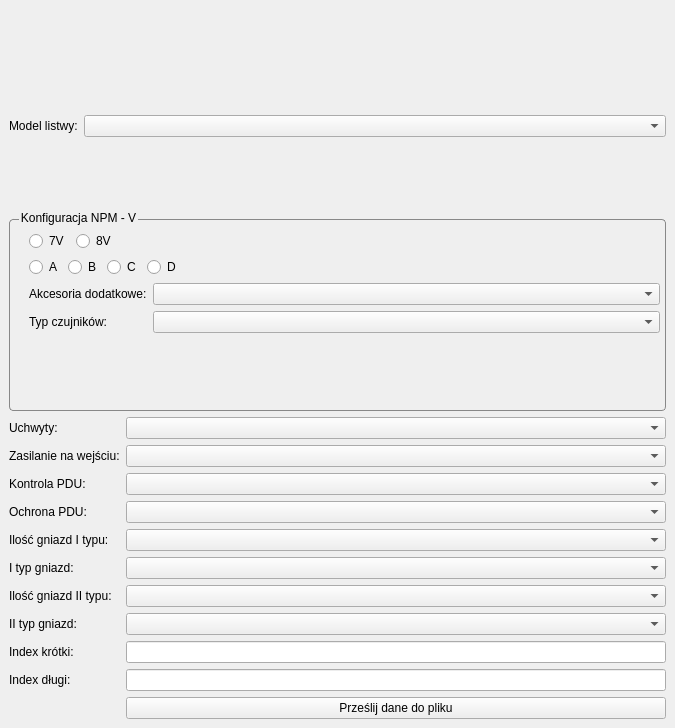
<?xml version="1.0" encoding="UTF-8"?>
<ui version="4.0">
 <class>MainWindow</class>
 <widget class="QMainWindow" name="MainWindow">
  <property name="geometry">
   <rect>
    <x>0</x>
    <y>0</y>
    <width>675</width>
    <height>728</height>
   </rect>
  </property>
  <property name="windowTitle">
   <string>MainWindow</string>
  </property>
  <property name="autoFillBackground">
   <bool>false</bool>
  </property>
  <widget class="QWidget" name="centralwidget">
   <property name="autoFillBackground">
    <bool>false</bool>
   </property>
   <layout class="QVBoxLayout" name="verticalLayout">
    <item>
     <widget class="QLabel" name="label_12">
      <property name="text">
       <string/>
      </property>
      <property name="pixmap">
       <pixmap>mariusz/logo2.png</pixmap>
      </property>
     </widget>
    </item>
    <item>
     <layout class="QFormLayout" name="formLayout_2">
      <property name="topMargin">
       <number>5</number>
      </property>
      <item row="0" column="0">
       <widget class="QLabel" name="model">
        <property name="text">
         <string>Model listwy:</string>
        </property>
       </widget>
      </item>
      <item row="0" column="1">
       <widget class="QComboBox" name="comboBox"/>
      </item>
     </layout>
    </item>
    <item>
     <widget class="QGroupBox" name="groupBox">
      <property name="minimumSize">
       <size>
        <width>0</width>
        <height>200</height>
       </size>
      </property>
      <property name="styleSheet">
       <string notr="true">QGroupBox
{
padding: 5px;
border: 1px solid rgb(136, 136, 136);
border-radius: 4px;
margin-top: 8px;
}
QGroupBox::title {
top: -8px;
left: 10px;
}
</string>
      </property>
      <property name="title">
       <string>Konfiguracja NPM - V</string>
      </property>
      <widget class="QWidget" name="verticalLayoutWidget">
       <property name="geometry">
        <rect>
         <x>20</x>
         <y>20</y>
         <width>631</width>
         <height>171</height>
        </rect>
       </property>
       <layout class="QVBoxLayout" name="verticalLayout_2">
        <item>
         <layout class="QHBoxLayout" name="horizontalLayout_2">
          <property name="spacing">
           <number>7</number>
          </property>
          <item>
           <widget class="QRadioButton" name="radioButton">
            <property name="text">
             <string>7V</string>
            </property>
           </widget>
          </item>
          <item>
           <widget class="QRadioButton" name="radioButton_2">
            <property name="text">
             <string>8V</string>
            </property>
           </widget>
          </item>
          <item>
           <spacer name="horizontalSpacer">
            <property name="orientation">
             <enum>Qt::Horizontal</enum>
            </property>
            <property name="sizeHint" stdset="0">
             <size>
              <width>40</width>
              <height>20</height>
             </size>
            </property>
           </spacer>
          </item>
         </layout>
        </item>
        <item>
         <layout class="QHBoxLayout" name="horizontalLayout_3">
          <item>
           <widget class="QRadioButton" name="radioButton_3">
            <property name="text">
             <string>A</string>
            </property>
           </widget>
          </item>
          <item>
           <widget class="QRadioButton" name="radioButton_4">
            <property name="text">
             <string>B</string>
            </property>
           </widget>
          </item>
          <item>
           <widget class="QRadioButton" name="radioButton_5">
            <property name="text">
             <string>C</string>
            </property>
           </widget>
          </item>
          <item>
           <widget class="QRadioButton" name="radioButton_6">
            <property name="text">
             <string>D</string>
            </property>
           </widget>
          </item>
          <item>
           <spacer name="horizontalSpacer_2">
            <property name="orientation">
             <enum>Qt::Horizontal</enum>
            </property>
            <property name="sizeHint" stdset="0">
             <size>
              <width>30</width>
              <height>10</height>
             </size>
            </property>
           </spacer>
          </item>
         </layout>
        </item>
        <item>
         <layout class="QFormLayout" name="formLayout_4">
          <item row="0" column="0">
           <widget class="QLabel" name="label">
            <property name="text">
             <string>Akcesoria dodatkowe:</string>
            </property>
           </widget>
          </item>
          <item row="0" column="1">
           <widget class="QComboBox" name="comboBox_10"/>
          </item>
          <item row="1" column="0">
           <widget class="QLabel" name="label_2">
            <property name="text">
             <string>Typ czujników:</string>
            </property>
           </widget>
          </item>
          <item row="1" column="1">
           <widget class="QComboBox" name="comboBox_11"/>
          </item>
         </layout>
        </item>
       </layout>
      </widget>
     </widget>
    </item>
    <item>
     <layout class="QFormLayout" name="formLayout_3">
      <property name="fieldGrowthPolicy">
       <enum>QFormLayout::AllNonFixedFieldsGrow</enum>
      </property>
      <property name="horizontalSpacing">
       <number>6</number>
      </property>
      <item row="2" column="0">
       <widget class="QLabel" name="uchwyty">
        <property name="text">
         <string>Uchwyty:</string>
        </property>
       </widget>
      </item>
      <item row="2" column="1">
       <widget class="QComboBox" name="comboBox_2"/>
      </item>
      <item row="3" column="0">
       <widget class="QLabel" name="zasilanie">
        <property name="text">
         <string>Zasilanie na wejściu:</string>
        </property>
       </widget>
      </item>
      <item row="3" column="1">
       <widget class="QComboBox" name="comboBox_3"/>
      </item>
      <item row="4" column="0">
       <widget class="QLabel" name="kontrola">
        <property name="text">
         <string>Kontrola PDU:</string>
        </property>
       </widget>
      </item>
      <item row="4" column="1">
       <widget class="QComboBox" name="comboBox_4"/>
      </item>
      <item row="5" column="0">
       <widget class="QLabel" name="ochrona">
        <property name="text">
         <string>Ochrona PDU:</string>
        </property>
       </widget>
      </item>
      <item row="5" column="1">
       <widget class="QComboBox" name="comboBox_5"/>
      </item>
      <item row="7" column="0">
       <widget class="QLabel" name="ilosc_1">
        <property name="text">
         <string>Ilość gniazd I typu:</string>
        </property>
       </widget>
      </item>
      <item row="7" column="1">
       <widget class="QComboBox" name="comboBox_6"/>
      </item>
      <item row="8" column="0">
       <widget class="QLabel" name="typ_1">
        <property name="text">
         <string>I typ gniazd:</string>
        </property>
       </widget>
      </item>
      <item row="8" column="1">
       <widget class="QComboBox" name="comboBox_7"/>
      </item>
      <item row="9" column="0">
       <widget class="QLabel" name="ilosc_2">
        <property name="text">
         <string>Ilość gniazd II typu:</string>
        </property>
       </widget>
      </item>
      <item row="9" column="1">
       <widget class="QComboBox" name="comboBox_8"/>
      </item>
      <item row="10" column="0">
       <widget class="QLabel" name="typ_2">
        <property name="text">
         <string>II typ gniazd: </string>
        </property>
       </widget>
      </item>
      <item row="10" column="1">
       <widget class="QComboBox" name="comboBox_9"/>
      </item>
      <item row="11" column="0">
       <widget class="QLabel" name="index_short">
        <property name="text">
         <string>Index krótki:</string>
        </property>
       </widget>
      </item>
      <item row="11" column="1">
       <widget class="QLineEdit" name="lineEdit"/>
      </item>
      <item row="12" column="0">
       <widget class="QLabel" name="index_long">
        <property name="text">
         <string>Index długi: </string>
        </property>
       </widget>
      </item>
      <item row="12" column="1">
       <widget class="QLineEdit" name="lineEdit_2"/>
      </item>
      <item row="13" column="1">
       <widget class="QPushButton" name="pushButton">
        <property name="text">
         <string>Prześlij dane do pliku</string>
        </property>
       </widget>
      </item>
     </layout>
    </item>
   </layout>
  </widget>
 </widget>
 <resources/>
 <connections/>
</ui>
